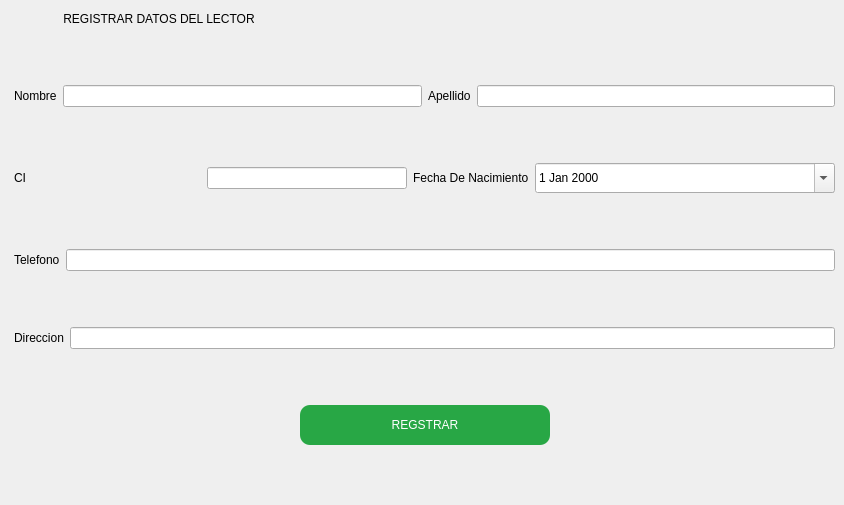
           <widget class="QWidget" name="R_L">
            <widget class="QLabel" name="label_8">
             <property name="geometry">
              <rect>
               <x>9</x>
               <y>9</y>
               <width>300</width>
               <height>20</height>
              </rect>
             </property>
             <property name="maximumSize">
              <size>
               <width>300</width>
               <height>20</height>
              </size>
             </property>
             <property name="text">
              <string>REGISTRAR DATOS DEL LECTOR</string>
             </property>
             <property name="alignment">
              <set>Qt::AlignCenter</set>
             </property>
            </widget>
            <widget class="QWidget" name="layoutWidget">
             <property name="geometry">
              <rect>
               <x>14</x>
               <y>35</y>
               <width>821</width>
               <height>461</height>
              </rect>
             </property>
             <layout class="QVBoxLayout" name="verticalLayout_3">
              <item>
               <layout class="QHBoxLayout" name="horizontalLayout_23">
                <item>
                 <layout class="QHBoxLayout" name="horizontalLayout_5">
                  <item>
                   <widget class="QLabel" name="label_9">
                    <property name="text">
                     <string>Nombre</string>
                    </property>
                   </widget>
                  </item>
                  <item>
                   <widget class="QLineEdit" name="lineEdit_7"/>
                  </item>
                 </layout>
                </item>
                <item>
                 <layout class="QHBoxLayout" name="horizontalLayout_22">
                  <item>
                   <widget class="QLabel" name="label_10">
                    <property name="text">
                     <string>Apellido</string>
                    </property>
                   </widget>
                  </item>
                  <item>
                   <widget class="QLineEdit" name="lineEdit_8"/>
                  </item>
                 </layout>
                </item>
               </layout>
              </item>
              <item>
               <layout class="QHBoxLayout" name="horizontalLayout_26">
                <item>
                 <layout class="QHBoxLayout" name="horizontalLayout_24">
                  <item>
                   <widget class="QLabel" name="label_11">
                    <property name="text">
                     <string>CI</string>
                    </property>
                   </widget>
                  </item>
                  <item>
                   <widget class="QLineEdit" name="lineEdit_9">
                    <property name="minimumSize">
                     <size>
                      <width>200</width>
                      <height>0</height>
                     </size>
                    </property>
                    <property name="maximumSize">
                     <size>
                      <width>200</width>
                      <height>16777215</height>
                     </size>
                    </property>
                   </widget>
                  </item>
                 </layout>
                </item>
                <item>
                 <layout class="QHBoxLayout" name="horizontalLayout_25">
                  <item>
                   <widget class="QLabel" name="label_12">
                    <property name="text">
                     <string>Fecha De Nacimiento</string>
                    </property>
                   </widget>
                  </item>
                  <item>
                   <widget class="QDateEdit" name="dateEdit">
                    <property name="minimumSize">
                     <size>
                      <width>300</width>
                      <height>30</height>
                     </size>
                    </property>
                    <property name="maximumSize">
                     <size>
                      <width>300</width>
                      <height>16777215</height>
                     </size>
                    </property>
                    <property name="calendarPopup">
                     <bool>true</bool>
                    </property>
                   </widget>
                  </item>
                 </layout>
                </item>
               </layout>
              </item>
              <item>
               <layout class="QHBoxLayout" name="horizontalLayout_27">
                <item>
                 <widget class="QLabel" name="label_13">
                  <property name="text">
                   <string>Telefono</string>
                  </property>
                 </widget>
                </item>
                <item>
                 <widget class="QLineEdit" name="lineEdit_11"/>
                </item>
               </layout>
              </item>
              <item>
               <layout class="QHBoxLayout" name="horizontalLayout_28">
                <item>
                 <widget class="QLabel" name="label_14">
                  <property name="text">
                   <string>Direccion</string>
                  </property>
                 </widget>
                </item>
                <item>
                 <widget class="QLineEdit" name="lineEdit_12"/>
                </item>
               </layout>
              </item>
              <item>
               <layout class="QHBoxLayout" name="horizontalLayout_11">
                <property name="spacing">
                 <number>20</number>
                </property>
                <item>
                 <spacer name="horizontalSpacer_7">
                  <property name="orientation">
                   <enum>Qt::Horizontal</enum>
                  </property>
                  <property name="sizeHint" stdset="0">
                   <size>
                    <width>100</width>
                    <height>20</height>
                   </size>
                  </property>
                 </spacer>
                </item>
                <item>
                 <widget class="QPushButton" name="btn_reg_Lector">
                  <property name="minimumSize">
                   <size>
                    <width>250</width>
                    <height>20</height>
                   </size>
                  </property>
                  <property name="maximumSize">
                   <size>
                    <width>200</width>
                    <height>40</height>
                   </size>
                  </property>
                  <property name="styleSheet">
                   <string notr="true">QPushButton {
    background-color: rgb(40, 167, 69); /* Verde */
    border-radius: 10px;
    color: white;
    font: 60 9pt &quot;Arial Black&quot;;
    padding: 5px 10px;
}

QPushButton:hover {
    background-color: rgb(72, 201, 91); /* Verde más claro */
    color: white;
}</string>
                  </property>
                  <property name="text">
                   <string>REGSTRAR</string>
                  </property>
                 </widget>
                </item>
                <item>
                 <spacer name="horizontalSpacer_8">
                  <property name="orientation">
                   <enum>Qt::Horizontal</enum>
                  </property>
                  <property name="sizeHint" stdset="0">
                   <size>
                    <width>100</width>
                    <height>20</height>
                   </size>
                  </property>
                 </spacer>
                </item>
               </layout>
              </item>
             </layout>
            </widget>
           </widget>
